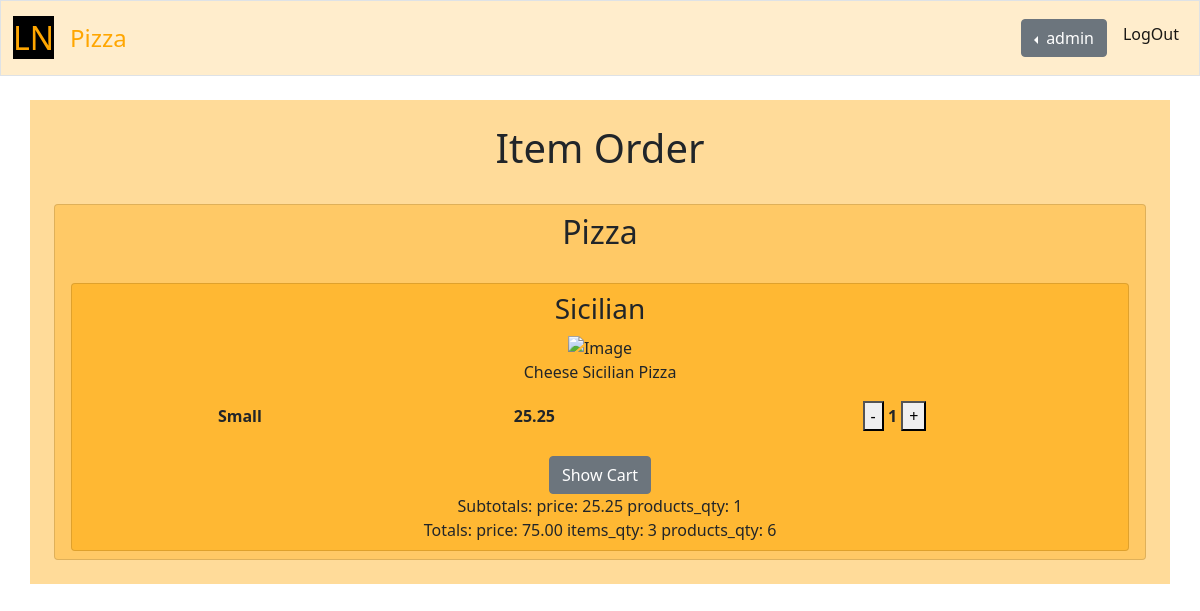
Page /item_order/5/1 (signed in) on the committed database.
### orders/models.py (models this page shows, shortened)
class CommonInfo(models.Model):
    sort_number = models.FloatField(default=0)
    name = models.CharField(max_length=64, blank=True)
    class Meta:
        abstract = True

class Dish(CommonInfo):
    pass

class TypeOrAddingCommonInfo(CommonInfo):
    super = models.ForeignKey(Dish, verbose_name="dish", on_delete=models.CASCADE,
        related_name="dish_%(app_label)s_%(class)s")
    class Meta:
        abstract = True

class DishType(TypeOrAddingCommonInfo):
    pass

class FlavorCommonInfo(FlavorCommonCommonInfo):
    sizes_and_prices = models.ManyToManyField(SizeAndPrice, blank=True,
        related_name="sizesandprices_%(app_label)s_%(class)s")
    class Meta:
        abstract = True

class TypeFlavor(FlavorCommonInfo):
    super = models.ForeignKey(DishType, verbose_name="type", on_delete=models.CASCADE, related_name="type_typeflavors")
    addings = models.ManyToManyField(AddingFlavor, blank=True, related_name="addings_typeflavors")

class SizeAndPriceCommonInfo(models.Model):
    price = models.DecimalField(max_digits=5, decimal_places=2)
    class Meta:
        abstract = True

class SizeAndPrice(SizeAndPriceCommonInfo):
    size = models.ForeignKey(Size, blank=True, null=True, on_delete=models.CASCADE,
        related_name="size_sizesandprices")

class SizeCommonInfo(CommonInfo):
    code = models.CharField(max_length=2, blank=True)
    class Meta:
        abstract = True

class Size(SizeCommonInfo):
    def __str__(self):
        return f"{SizeCommonInfo.__str__(self)}"

### orders/views.py (the view, shortened to what this page needs)
# urls.py: path('item_order/<flavor_id>/<size_id>', views.item_order, name="item_order"),
def item_order(request, flavor_id, size_id):
    if request.method == "GET":
        if not request.user.is_authenticated:
            return HttpResponseRedirect(reverse("index"))
        order_item = get_order_item(request.user, flavor_id, size_id)
    view_order_item = get_view_order_item(order_item)
    order = Order.objects.filter(user=request.user).first()
    order_totals = get_order_totals(order)
    if order_item.qty <= 0:
        delete_order_item(order_item)
    context = {
        "item": view_order_item,
        "totals": order_totals,
    }
    return render(request, "orders/item-order.html", context)

### orders/views.py (called while the page is built)
def get_order_totals(order):
    total_price = 0
    items_qty = 0
    total_products_qty = 0
    order_items = OrderItem.objects.filter(order=order).all()
    for item in order_items:
        item_subtotals = get_order_item_subtotals(item)
        total_price += item_subtotals["price"]
        if item_subtotals["products_qty"] > 0:
            items_qty += 1
            total_products_qty += item_subtotals["products_qty"]
    order_totals = {
        "price": total_price,
        "items_qty": items_qty,
        "products_qty": total_products_qty,
    }
    return order_totals

def get_order_item_subtotals(order_item):
    price = 0
    addings = order_item.addings.all()
    for adding in addings:
        adding_flavors = adding.flavors.all()
        for adding_flavor in adding_flavors:
            sizes_and_prices = adding_flavor.sizes_and_prices.all()
            for size_and_price in sizes_and_prices:
                price += size_and_price.qty * size_and_price.size_and_price.price
    flavor = order_item.flavor
    size = order_item.size
    qty = order_item.qty
    flavor_size_and_price = flavor.sizes_and_prices.filter(size=size).first()
    if flavor_size_and_price:
        price = qty * (price + flavor_size_and_price.price)
    products_qty = qty
    order_item_subtotals = {
        "price": price,
        "products_qty": products_qty
    }
    return order_item_subtotals

def get_order_item(user, flavor_id, size_id):
    order = Order.objects.filter(user=user).first()
    if not order:
        order = create_order(user)
    flavor = TypeFlavor.objects.filter(pk=flavor_id).first()
    size = Size.objects.filter(pk=size_id).first()
    order_item = OrderItem.objects.filter(order=order, flavor=flavor, size=size).first()
    if not order_item:
        order_item = create_order_item(order=order, flavor=flavor, size=size)
    return order_item

def get_table_elements(table, super_element, elements_ids):
    elements = []
    if elements_ids is ALL_ELEMENTS:
        if super_element is NO_ELEMENT:
            elements = table.all().order_by("sort_number")
        else:
            elements = table.filter(super=super_element).order_by("sort_number")
    else:
        for id in elements_ids:
            element = table.filter(pk=id).first()
            if element:
                elements.append(element)
    return elements

### orders/templates/orders/item-order.html (shortened to what this page needs)
{% extends "orders/base.html" %}
{% load static %}
{% block main %}
    <h1>Item Order</h1>
        <form action="{% url 'item_order' item.flavor.self.id item.flavor.size_and_price.size.id %}" method="post">
    <ul class="list-group pt-4">
        <li class="list-group-item ln-container01">
            <h2>{{ item.dish.name }}</h2>
            <ul class="list-group pt-4">
                <li class="list-group-item ln-container02">
                    <h3>{{ item.type.name }}</h3>
                    <figure>
                        <img src="{% static flavor.self.img.name %}" alt="{{ flavor.self.name }} Image">
                        {% if item.type is None %}
                            <figcaption>{{ item.flavor.self.name }} {{ item.dish.name }}</figcaption>
                        {% else %}
                            <figcaption>{{ item.flavor.self.name }} {{ item.type.name }} {{ item.dish.name }}</figcaption>
                        {% endif %}
                    </figure>
                    <table style="width:100%">
                        <tr>
                            <th>{{ item.flavor.size_and_price.size.name }}</th>
                            <th>{{ item.flavor.size_and_price.price }}</th>
                            <th>
                                <button type="submit" name="submit" value="dec-qty">-</button>
                                <span>{{ item.qty }}</span>
                                <button type="submit" name="submit" value="inc-qty">+</button>
                            </th>
                        </tr>
                    </table>
                    <div>
                        <ul class="list-group pt-4">
                        </ul>
                    </div>
                    <a class="btn btn-secondary" role="button" href="{% url 'shopping_cart' %}">Show Cart</a>
                    <br>
                    Subtotals:
                    price: <span>{{ item.subtotals.price }}  </span>
                    products_qty: <span>{{ item.subtotals.products_qty }}  </span>
                    <br>
                    Totals:
                    price: <span>{{ totals.price }}  </span>
                    items_qty: <span>{{ totals.items_qty }}  </span>
                    products_qty: <span>{{ totals.products_qty }}  </span>
                </li>
            </ul>
        </li>
    </ul>
    </form>
{% endblock %}

### orders/templates/orders/base.html (shortened to what this page needs)
{% extends "orders/ln/ln-base.html" %}
{% load static %}
{% block product_head %}
    <link href="{% static 'orders/styles/style.css' %}" rel="stylesheet">
{% endblock %}
{% block product_navbar %}
    <div class="collapse navbar-collapse" id="navbarSupportedContent">
        {% if user.is_authenticated %}
            <div class="dropstart me-2">
                <button class="btn btn-secondary dropdown-toggle" type="button" id="dropdownMenuButton1" data-bs-toggle="dropdown" aria-expanded="false">
                    {{ user.username }}
                </button>
            </div>
            <ul class="navbar-nav mb-2">
                <li class="nav-item">
                    <a class="nav-link active" aria-current="page" href="{% url 'logout' %}">LogOut</a>
                </li>
            </ul>
        {% endif %}
    </div>
{% endblock %}
{% block product_name %}
    Pizza
{% endblock %}
{% block product_main %}
    <main class="container p-4 my-4 ln-container00">
        {% block main %}
        {% endblock %}
    </main>
{% endblock %}

### orders/static/orders/styles/ln/ln-style.css (style rules this page uses)
.ln-container00 { background-color: #ffdb99; }
.ln-container01 { background-color: #ffc966; }
.ln-container02 { background-color: #ffb833; }

### orders/static/orders/styles/style.css (style rules this page uses)
main { overflow-x: auto; text-align: center; }
main img { max-width: 100%; }

### rows in the picture
Dish: dish.name "Pizza"
DishType: type.name "Sicilian"
TypeFlavor: flavor.self.name "Cheese"
SizeAndPrice: flavor.size_and_price.size.name "Small", flavor.size_and_price.price "25.25"

### other values in the picture
{{ user.username }} "admin"
{{ item.qty }} "1"
{{ item.subtotals.price }} "25.25"
{{ item.subtotals.products_qty }} "1"
{{ totals.price }} "75.00"
{{ totals.items_qty }} "3"
{{ totals.products_qty }} "6"
